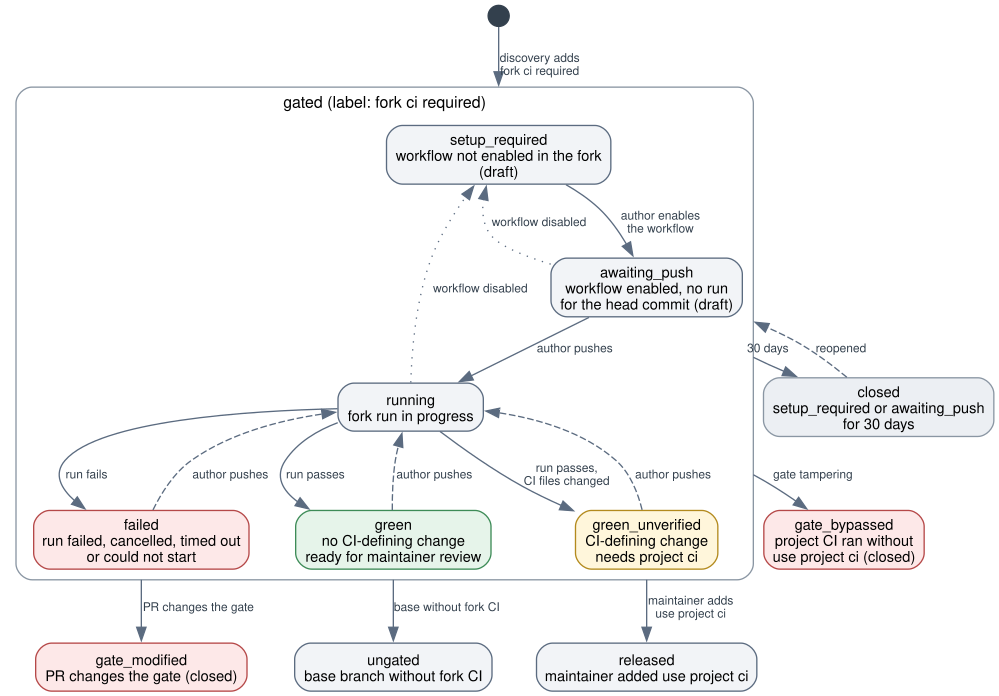

The script that drew this image:
# Licensed to the Apache Software Foundation (ASF) under one
# or more contributor license agreements.  See the NOTICE file
# distributed with this work for additional information
# regarding copyright ownership.  The ASF licenses this file
# to you under the Apache License, Version 2.0 (the
# "License"); you may not use this file except in compliance
# with the License.  You may obtain a copy of the License at
#
#   http://www.apache.org/licenses/LICENSE-2.0
#
# Unless required by applicable law or agreed to in writing,
# software distributed under the License is distributed on an
# "AS IS" BASIS, WITHOUT WARRANTIES OR CONDITIONS OF ANY
# KIND, either express or implied.  See the License for the
# specific language governing permissions and limitations
# under the License.
# /// script
# requires-python = ">=3.11"
# dependencies = [
#    "rich>=13.6.0",
#    "graphviz>=0.20.1",
# ]
# ///
"""The fork CI reconciler's states for a gated pull request. Used in dev/breeze/doc/ci/08_fork_ci_for_external_contributors.md and on the ADIP-12 wiki page."""

from __future__ import annotations

from pathlib import Path

import graphviz
from rich.console import Console

MY_DIR = Path(__file__).parent
MY_FILENAME = Path(__file__).with_suffix("").name

console = Console(width=400, color_system="standard")

DOT = r"""
digraph states {
  graph [rankdir=TB, fontname="Helvetica", fontsize=11, nodesep=0.45, ranksep=0.5, compound=true, bgcolor="white"];
  node  [shape=box, style="rounded,filled", fillcolor="#f2f4f7", color="#5b6b80", fontname="Helvetica", fontsize=11];
  edge  [fontname="Helvetica", fontsize=9, color="#5b6b80", fontcolor="#33404d"];

  start [shape=circle, label="", width=0.22, fillcolor="#33404d", color="#33404d"];

  subgraph cluster_gated {
    label="gated (label: fork ci required)"; fontname="Helvetica"; fontsize=12; style="rounded"; color="#8a96a3";
    setup_required [label="setup_required\nworkflow not enabled in the fork\n(draft)"];
    awaiting_push  [label="awaiting_push\nworkflow enabled, no run\nfor the head commit (draft)"];
    running        [label="running\nfork run in progress"];
    failed         [label="failed\nrun failed, cancelled, timed out\nor could not start", fillcolor="#fde8e8", color="#b54848"];
    green          [label="green\nno CI-defining change\nready for maintainer review", fillcolor="#e6f4ea", color="#3d8b57"];
    green_unverified [label="green_unverified\nCI-defining change\nneeds project ci", fillcolor="#fff6db", color="#b38a1d"];
  }

  closed        [label="closed\nsetup_required or awaiting_push\nfor 30 days", fillcolor="#eceff3", color="#8a96a3"];
  released      [label="released\nmaintainer added use project ci"];
  ungated       [label="ungated\nbase branch without fork CI"];
  gate_modified [label="gate_modified\nPR changes the gate (closed)", fillcolor="#fde8e8", color="#b54848"];
  gate_bypassed [label="gate_bypassed\nproject CI ran without\nuse project ci (closed)", fillcolor="#fde8e8", color="#b54848"];

  start -> setup_required [label="discovery adds\nfork ci required", lhead=cluster_gated];
  setup_required -> awaiting_push [label="author enables\nthe workflow"];
  awaiting_push -> running [label="author pushes"];
  running -> failed [label="run fails"];
  running -> green [label="run passes"];
  running -> green_unverified [label="run passes,\nCI files changed"];
  failed -> running [label="author pushes", style=dashed];
  green -> running [label="author pushes", style=dashed];
  green_unverified -> running [label="author pushes", style=dashed];
  running -> setup_required [label="workflow disabled", style=dotted];
  awaiting_push -> setup_required [label="workflow disabled", style=dotted];

  awaiting_push -> closed [label="30 days", ltail=cluster_gated];
  closed -> awaiting_push [label="reopened", style=dashed, lhead=cluster_gated];
  green_unverified -> released [label="maintainer adds\nuse project ci", ltail=cluster_gated];
  green -> ungated [label="base without fork CI", ltail=cluster_gated];
  failed -> gate_modified [label="PR changes the gate", ltail=cluster_gated];
  running -> gate_bypassed [label="gate tampering", ltail=cluster_gated];
}
"""


def generate_diagram() -> None:
    image_file = MY_DIR / f"{MY_FILENAME}.svg"
    console.print(f"[bright_blue]Generating {image_file}")
    graphviz.Source(DOT).render(outfile=image_file, format="svg", cleanup=True)
    console.print(f"[green]Generated {image_file}")


if __name__ == "__main__":
    generate_diagram()
